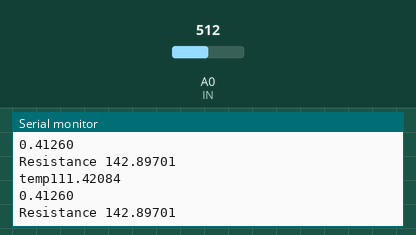
Recording of a sketch running on a simulated Arduino Uno, built with avr-gcc and run on an emulated ATmega328P. Parts: the last lines printed to the serial monitor. The inputs (shaded band) are chosen by the test bench; at power-on: A0 (IN) = 512.

Above: at 1.8 s.
1.9 s: A0 (IN) set to 716
At 2.8 s:
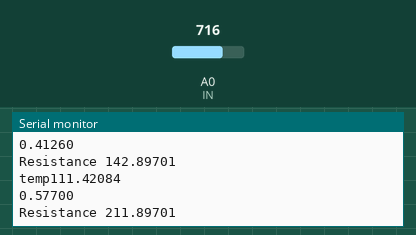
3.4 s: A0 (IN) set to 900
At 4.7 s:
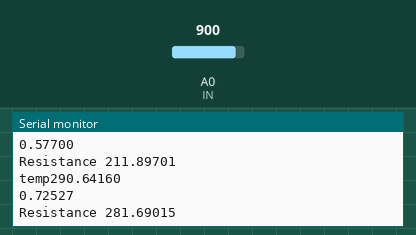
Timing chart, 0 to 6.4 s (numbered marks = the images above; inputs shaded):
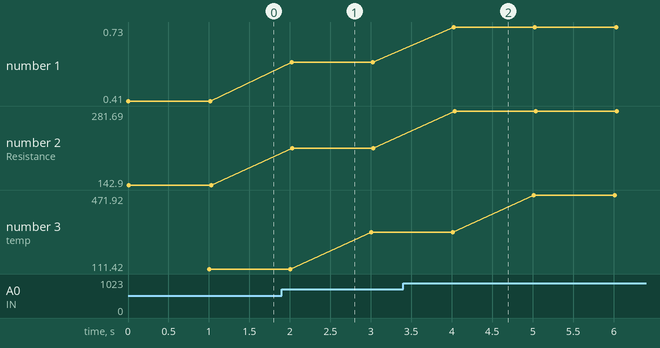

The sketch:

TempertureSensorTest.ino
```cpp
#define IN A0
void setup() {
  pinMode(IN,INPUT);
  Serial.begin(9600);
}
void loop() {
  float voltage = (3.3/4095)*analogRead(IN);
  Serial.println(voltage,5);
  float R2 = 1000 * 1/(3.3/voltage - 1);

  Serial.print("Resistance "); Serial.println(R2,5);
  delay(1000);
  float temp = ((R2/100)-1)/(0.00385);
  Serial.print("temp");Serial.println(temp,5);
}
```

Measured:
- after the input at 1.9 s, the serial monitor: prints a new line after 0.12 s (image 1)
- after the input at 3.4 s, the serial monitor: prints a new line after 0.63 s (image 2)
- plotted number 1: 0.41 → 0.58 after the input at 1.9 s, 0.58 → 0.73 after the input at 3.4 s
- plotted number 2: 142.9 → 211.9 after the input at 1.9 s, 211.9 → 281.69 after the input at 3.4 s
- plotted number 3: 111.42 → 290.64 after the input at 1.9 s, 290.64 → 471.92 after the input at 3.4 s
